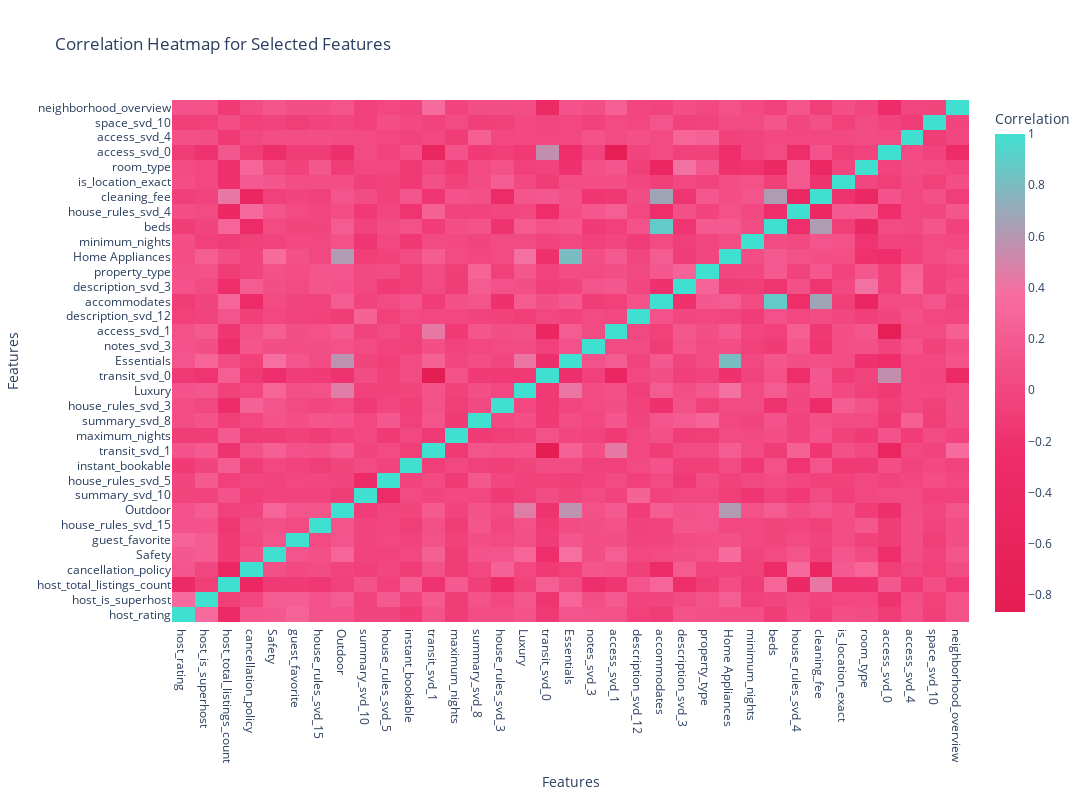

The code cell stored with this chart in its notebook:
### Code cell
import plotly.graph_objects as go
correlation_data = df[selected_features].corr()
fig = go.Figure(data=go.Heatmap(
    z=correlation_data.values,
    x=correlation_data.columns,
    y=correlation_data.columns,
    colorscale=['#E41D53', '#EE2D6B', '#F76EA0', '#40E0D0'],
    colorbar=dict(title='Correlation'),
))
fig.update_layout(
    title='Correlation Heatmap for Selected Features',
    xaxis_title='Features',
    yaxis_title='Features',
    xaxis=dict(tickmode='array', tickvals=list(range(len(correlation_data.columns))), ticktext=correlation_data.columns),
    yaxis=dict(tickmode='array', tickvals=list(range(len(correlation_data.columns))), ticktext=correlation_data.columns),
    width=1100, height=800
)
fig.show()

### Figure 1 — Plotly figure (JSON) as saved in the notebook; plotly's stock layout.template omitted (floating-point values rounded to 4 significant figures; data arrays with more than 128 entries replaced by an {"elided": "..."} marker saying what was removed)
{"data": [{"colorbar": {"title": {"text": "Correlation"}}, "colorscale": [[0, "#E41D53"], [0.3333, "#EE2D6B"], [0.6667, "#F76EA0"], [1, "#40E0D0"]], "type": "heatmap", "x": ["host_rating", "host_is_superhost", "host_total_listings_count", "cancellation_policy", "Safety", "guest_favorite", "house_rules_svd_15", "Outdoor", "summary_svd_10", "house_rules_svd_5", "instant_bookable", "transit_svd_1", "maximum_nights", "summary_svd_8", "house_rules_svd_3", "Luxury", "transit_svd_0", "Essentials", "notes_svd_3", "access_svd_1", "description_svd_12", "accommodates", "description_svd_3", "property_type", "Home Appliances", "minimum_nights", "beds", "house_rules_svd_4", "cleaning_fee", "is_location_exact", "room_type", "access_svd_0", "access_svd_4", "space_svd_10", "neighborhood_overview"], "y": ["host_rating", "host_is_superhost", "host_total_listings_count", "cancellation_policy", "Safety", "guest_favorite", "house_rules_svd_15", "Outdoor", "summary_svd_10", "house_rules_svd_5", "instant_bookable", "transit_svd_1", "maximum_nights", "summary_svd_8", "house_rules_svd_3", "Luxury", "transit_svd_0", "Essentials", "notes_svd_3", "access_svd_1", "description_svd_12", "accommodates", "description_svd_3", "property_type", "Home Appliances", "minimum_nights", "beds", "house_rules_svd_4", "cleaning_fee", "is_location_exact", "room_type", "access_svd_0", "access_svd_4", "space_svd_10", "neighborhood_overview"], "z": {"elided": "35x35 float values"}}], "layout": {"height": 800, "title": {"text": "Correlation Heatmap for Selected Features"}, "width": 1100, "xaxis": {"tickmode": "array", "ticktext": ["host_rating", "host_is_superhost", "host_total_listings_count", "cancellation_policy", "Safety", "guest_favorite", "house_rules_svd_15", "Outdoor", "summary_svd_10", "house_rules_svd_5", "instant_bookable", "transit_svd_1", "maximum_nights", "summary_svd_8", "house_rules_svd_3", "Luxury", "transit_svd_0", "Essentials", "notes_svd_3", "access_svd_1", "description_svd_12", "accommodates", "description_svd_3", "property_type", "Home Appliances", "minimum_nights", "beds", "house_rules_svd_4", "cleaning_fee", "is_location_exact", "room_type", "access_svd_0", "access_svd_4", "space_svd_10", "neighborhood_overview"], "tickvals": [0, 1, 2, 3, 4, 5, 6, 7, 8, 9, 10, 11, 12, 13, 14, 15, 16, 17, 18, 19, 20, 21, 22, 23, 24, 25, 26, 27, 28, 29, 30, 31, 32, 33, 34], "title": {"text": "Features"}}, "yaxis": {"tickmode": "array", "ticktext": ["host_rating", "host_is_superhost", "host_total_listings_count", "cancellation_policy", "Safety", "guest_favorite", "house_rules_svd_15", "Outdoor", "summary_svd_10", "house_rules_svd_5", "instant_bookable", "transit_svd_1", "maximum_nights", "summary_svd_8", "house_rules_svd_3", "Luxury", "transit_svd_0", "Essentials", "notes_svd_3", "access_svd_1", "description_svd_12", "accommodates", "description_svd_3", "property_type", "Home Appliances", "minimum_nights", "beds", "house_rules_svd_4", "cleaning_fee", "is_location_exact", "room_type", "access_svd_0", "access_svd_4", "space_svd_10", "neighborhood_overview"], "tickvals": [0, 1, 2, 3, 4, 5, 6, 7, 8, 9, 10, 11, 12, 13, 14, 15, 16, 17, 18, 19, 20, 21, 22, 23, 24, 25, 26, 27, 28, 29, 30, 31, 32, 33, 34], "title": {"text": "Features"}}}}
